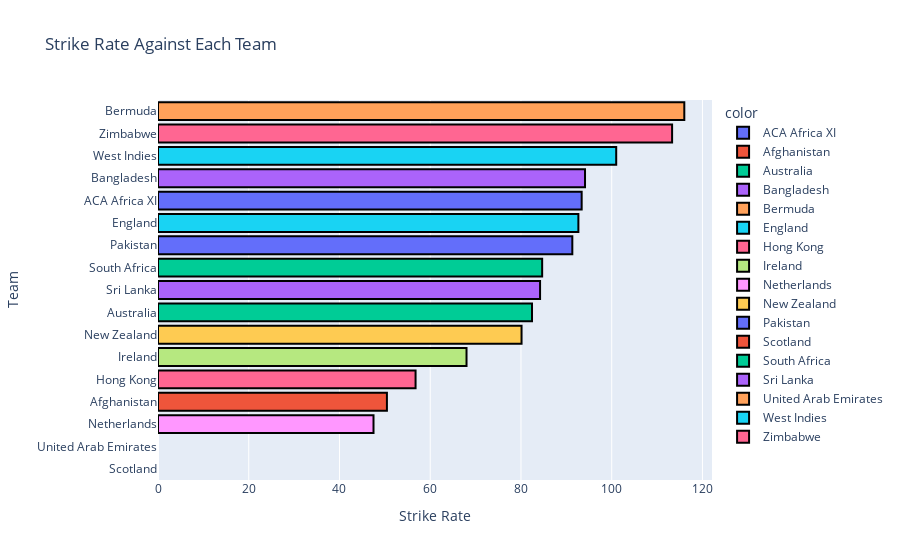

Notebook code for this chart:
### Code cell
data['S/R'] = pd.to_numeric(data['S/R'], errors='coerce')
value = data.groupby('Versus')['S/R'].mean().values
label = data.groupby('Versus')['S/R'].sum().index
fig = px.bar(data_frame=df, y=label, x=value, title="Strike Rate Against Each Team",
             labels={"x": "Strike Rate", "y": "Team"}, color=label)

fig.update_traces(marker=dict(line=dict(color='black', width=2)))
fig.update_yaxes(type='category', categoryorder='total ascending')

fig.show()

### Figure 1 — Plotly figure (JSON) as saved in the notebook; plotly's stock layout.template omitted (floating-point values rounded to 4 significant figures)
{"data": [{"alignmentgroup": "True", "hovertemplate": "color=ACA Africa XI<br>Strike Rate=%{x}<br>Team=%{y}<extra></extra>", "legendgroup": "ACA Africa XI", "marker": {"color": "#636efa", "line": {"color": "black", "width": 2}, "pattern": {"shape": ""}}, "name": "ACA Africa XI", "offsetgroup": "ACA Africa XI", "orientation": "h", "showlegend": true, "textposition": "auto", "type": "bar", "x": [93.38], "xaxis": "x", "y": ["ACA Africa XI"], "yaxis": "y"}, {"alignmentgroup": "True", "hovertemplate": "color=Afghanistan<br>Strike Rate=%{x}<br>Team=%{y}<extra></extra>", "legendgroup": "Afghanistan", "marker": {"color": "#EF553B", "line": {"color": "black", "width": 2}, "pattern": {"shape": ""}}, "name": "Afghanistan", "offsetgroup": "Afghanistan", "orientation": "h", "showlegend": true, "textposition": "auto", "type": "bar", "x": [50.45], "xaxis": "x", "y": ["Afghanistan"], "yaxis": "y"}, {"alignmentgroup": "True", "hovertemplate": "color=Australia<br>Strike Rate=%{x}<br>Team=%{y}<extra></extra>", "legendgroup": "Australia", "marker": {"color": "#00cc96", "line": {"color": "black", "width": 2}, "pattern": {"shape": ""}}, "name": "Australia", "offsetgroup": "Australia", "orientation": "h", "showlegend": true, "textposition": "auto", "type": "bar", "x": [82.43], "xaxis": "x", "y": ["Australia"], "yaxis": "y"}, {"alignmentgroup": "True", "hovertemplate": "color=Bangladesh<br>Strike Rate=%{x}<br>Team=%{y}<extra></extra>", "legendgroup": "Bangladesh", "marker": {"color": "#ab63fa", "line": {"color": "black", "width": 2}, "pattern": {"shape": ""}}, "name": "Bangladesh", "offsetgroup": "Bangladesh", "orientation": "h", "showlegend": true, "textposition": "auto", "type": "bar", "x": [94.12], "xaxis": "x", "y": ["Bangladesh"], "yaxis": "y"}, {"alignmentgroup": "True", "hovertemplate": "color=Bermuda<br>Strike Rate=%{x}<br>Team=%{y}<extra></extra>", "legendgroup": "Bermuda", "marker": {"color": "#FFA15A", "line": {"color": "black", "width": 2}, "pattern": {"shape": ""}}, "name": "Bermuda", "offsetgroup": "Bermuda", "orientation": "h", "showlegend": true, "textposition": "auto", "type": "bar", "x": [116], "xaxis": "x", "y": ["Bermuda"], "yaxis": "y"}, {"alignmentgroup": "True", "hovertemplate": "color=England<br>Strike Rate=%{x}<br>Team=%{y}<extra></extra>", "legendgroup": "England", "marker": {"color": "#19d3f3", "line": {"color": "black", "width": 2}, "pattern": {"shape": ""}}, "name": "England", "offsetgroup": "England", "orientation": "h", "showlegend": true, "textposition": "auto", "type": "bar", "x": [92.66], "xaxis": "x", "y": ["England"], "yaxis": "y"}, {"alignmentgroup": "True", "hovertemplate": "color=Hong Kong<br>Strike Rate=%{x}<br>Team=%{y}<extra></extra>", "legendgroup": "Hong Kong", "marker": {"color": "#FF6692", "line": {"color": "black", "width": 2}, "pattern": {"shape": ""}}, "name": "Hong Kong", "offsetgroup": "Hong Kong", "orientation": "h", "showlegend": true, "textposition": "auto", "type": "bar", "x": [56.77], "xaxis": "x", "y": ["Hong Kong"], "yaxis": "y"}, {"alignmentgroup": "True", "hovertemplate": "color=Ireland<br>Strike Rate=%{x}<br>Team=%{y}<extra></extra>", "legendgroup": "Ireland", "marker": {"color": "#B6E880", "line": {"color": "black", "width": 2}, "pattern": {"shape": ""}}, "name": "Ireland", "offsetgroup": "Ireland", "orientation": "h", "showlegend": true, "textposition": "auto", "type": "bar", "x": [68], "xaxis": "x", "y": ["Ireland"], "yaxis": "y"}, {"alignmentgroup": "True", "hovertemplate": "color=Netherlands<br>Strike Rate=%{x}<br>Team=%{y}<extra></extra>", "legendgroup": "Netherlands", "marker": {"color": "#FF97FF", "line": {"color": "black", "width": 2}, "pattern": {"shape": ""}}, "name": "Netherlands", "offsetgroup": "Netherlands", "orientation": "h", "showlegend": true, "textposition": "auto", "type": "bar", "x": [47.5], "xaxis": "x", "y": ["Netherlands"], "yaxis": "y"}, {"alignmentgroup": "True", "hovertemplate": "color=New Zealand<br>Strike Rate=%{x}<br>Team=%{y}<extra></extra>", "legendgroup": "New Zealand", "marker": {"color": "#FECB52", "line": {"color": "black", "width": 2}, "pattern": {"shape": ""}}, "name": "New Zealand", "offsetgroup": "New Zealand", "orientation": "h", "showlegend": true, "textposition": "auto", "type": "bar", "x": [80.13], "xaxis": "x", "y": ["New Zealand"], "yaxis": "y"}, {"alignmentgroup": "True", "hovertemplate": "color=Pakistan<br>Strike Rate=%{x}<br>Team=%{y}<extra></extra>", "legendgroup": "Pakistan", "marker": {"color": "#636efa", "line": {"color": "black", "width": 2}, "pattern": {"shape": ""}}, "name": "Pakistan", "offsetgroup": "Pakistan", "orientation": "h", "showlegend": true, "textposition": "auto", "type": "bar", "x": [91.32], "xaxis": "x", "y": ["Pakistan"], "yaxis": "y"}, {"alignmentgroup": "True", "hovertemplate": "color=Scotland<br>Strike Rate=%{x}<br>Team=%{y}<extra></extra>", "legendgroup": "Scotland", "marker": {"color": "#EF553B", "line": {"color": "black", "width": 2}, "pattern": {"shape": ""}}, "name": "Scotland", "offsetgroup": "Scotland", "orientation": "h", "showlegend": true, "textposition": "auto", "type": "bar", "x": [null], "xaxis": "x", "y": ["Scotland"], "yaxis": "y"}, {"alignmentgroup": "True", "hovertemplate": "color=South Africa<br>Strike Rate=%{x}<br>Team=%{y}<extra></extra>", "legendgroup": "South Africa", "marker": {"color": "#00cc96", "line": {"color": "black", "width": 2}, "pattern": {"shape": ""}}, "name": "South Africa", "offsetgroup": "South Africa", "orientation": "h", "showlegend": true, "textposition": "auto", "type": "bar", "x": [84.67], "xaxis": "x", "y": ["South Africa"], "yaxis": "y"}, {"alignmentgroup": "True", "hovertemplate": "color=Sri Lanka<br>Strike Rate=%{x}<br>Team=%{y}<extra></extra>", "legendgroup": "Sri Lanka", "marker": {"color": "#ab63fa", "line": {"color": "black", "width": 2}, "pattern": {"shape": ""}}, "name": "Sri Lanka", "offsetgroup": "Sri Lanka", "orientation": "h", "showlegend": true, "textposition": "auto", "type": "bar", "x": [84.21], "xaxis": "x", "y": ["Sri Lanka"], "yaxis": "y"}, {"alignmentgroup": "True", "hovertemplate": "color=United Arab Emirates<br>Strike Rate=%{x}<br>Team=%{y}<extra></extra>", "legendgroup": "United Arab Emirates", "marker": {"color": "#FFA15A", "line": {"color": "black", "width": 2}, "pattern": {"shape": ""}}, "name": "United Arab Emirates", "offsetgroup": "United Arab Emirates", "orientation": "h", "showlegend": true, "textposition": "auto", "type": "bar", "x": [null], "xaxis": "x", "y": ["United Arab Emirates"], "yaxis": "y"}, {"alignmentgroup": "True", "hovertemplate": "color=West Indies<br>Strike Rate=%{x}<br>Team=%{y}<extra></extra>", "legendgroup": "West Indies", "marker": {"color": "#19d3f3", "line": {"color": "black", "width": 2}, "pattern": {"shape": ""}}, "name": "West Indies", "offsetgroup": "West Indies", "orientation": "h", "showlegend": true, "textposition": "auto", "type": "bar", "x": [101.0], "xaxis": "x", "y": ["West Indies"], "yaxis": "y"}, {"alignmentgroup": "True", "hovertemplate": "color=Zimbabwe<br>Strike Rate=%{x}<br>Team=%{y}<extra></extra>", "legendgroup": "Zimbabwe", "marker": {"color": "#FF6692", "line": {"color": "black", "width": 2}, "pattern": {"shape": ""}}, "name": "Zimbabwe", "offsetgroup": "Zimbabwe", "orientation": "h", "showlegend": true, "textposition": "auto", "type": "bar", "x": [113.3], "xaxis": "x", "y": ["Zimbabwe"], "yaxis": "y"}], "layout": {"barmode": "relative", "legend": {"title": {"text": "color"}, "tracegroupgap": 0}, "title": {"text": "Strike Rate Against Each Team"}, "xaxis": {"anchor": "y", "domain": [0, 1], "title": {"text": "Strike Rate"}}, "yaxis": {"anchor": "x", "categoryorder": "total ascending", "domain": [0, 1], "title": {"text": "Team"}, "type": "category"}}}
